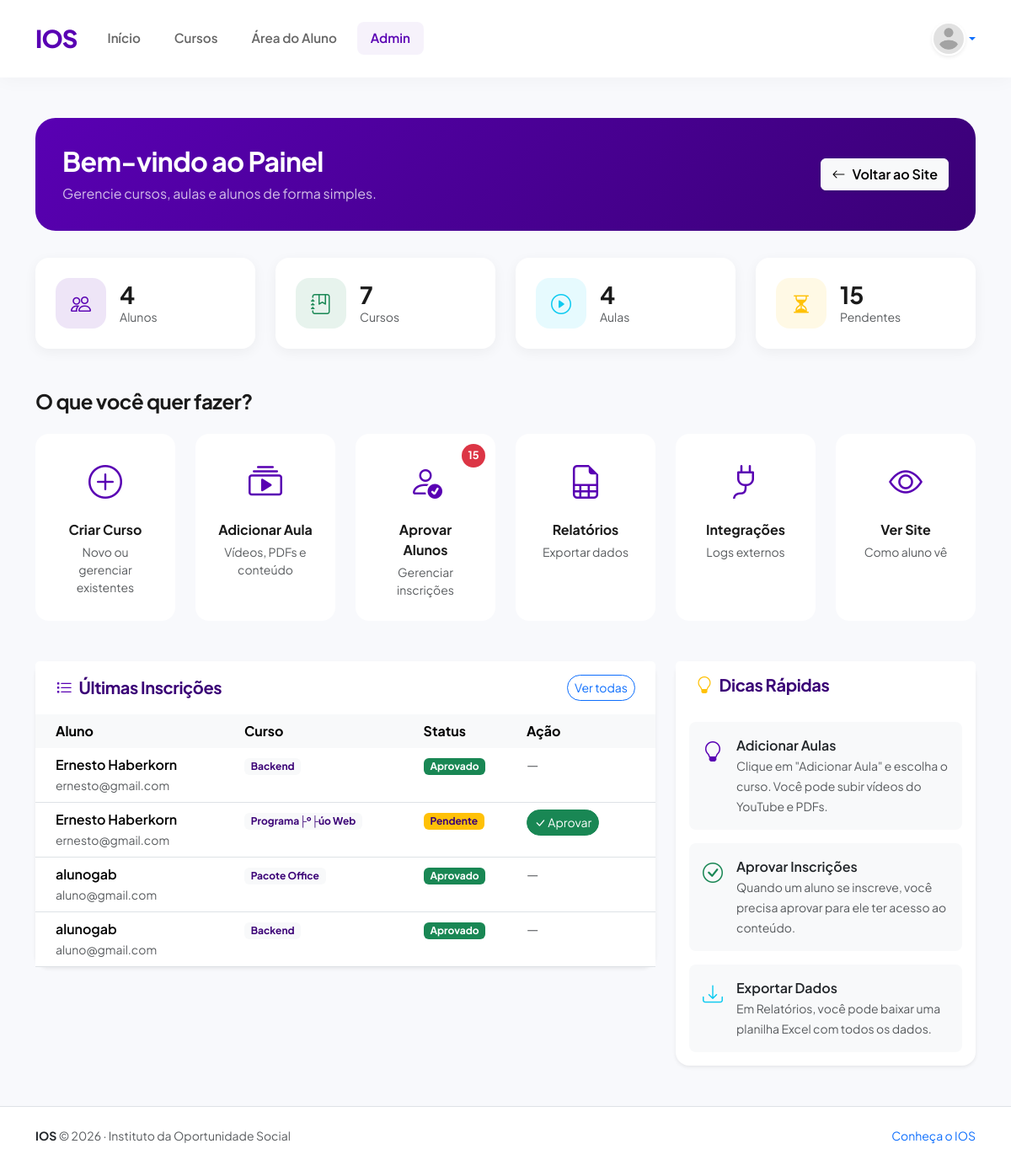
The page /admin/dashboard.php (signed in) on the database its author committed.
### tables this page shows
CREATE TABLE `inscricoes` (
  `id` int NOT NULL AUTO_INCREMENT,
  `user_id` int DEFAULT NULL,
  `curso_id` int DEFAULT NULL,
  `status` varchar(50) DEFAULT 'pendente',
  `criado_em` timestamp NULL DEFAULT CURRENT_TIMESTAMP,
  `dados_formulario` text,
  `data_inicio` date DEFAULT NULL,
  PRIMARY KEY (`id`)
);

CREATE TABLE `users` (
  `id` int NOT NULL AUTO_INCREMENT,
  `nome` varchar(100) NOT NULL,
  `email` varchar(100) NOT NULL,
  `senha` varchar(255) NOT NULL,
  `tipo` enum('aluno','admin') DEFAULT 'aluno',
  `criado_em` timestamp NULL DEFAULT CURRENT_TIMESTAMP,
  `avatar` varchar(255) DEFAULT NULL,
  PRIMARY KEY (`id`),
  UNIQUE KEY `email` (`email`)
);

CREATE TABLE `cursos` (
  `id` int NOT NULL AUTO_INCREMENT,
  `titulo` varchar(150) NOT NULL,
  `descricao` text,
  `carga_horaria` int DEFAULT NULL,
  `criado_em` timestamp NULL DEFAULT CURRENT_TIMESTAMP,
  `thumbnail` varchar(255) DEFAULT NULL,
  `pdf` varchar(255) DEFAULT NULL,
  `video_url` varchar(255) DEFAULT NULL,
  `modulo_texto` text,
  `inscricoes_abertas` tinyint(1) DEFAULT '1',
  PRIMARY KEY (`id`)
);

### partials/bootstrap.php (called while the page is built, shortened)
<?php
if (!function_exists('ios_base_path')) {
    function ios_base_path(): string
    {
        $isLocalhost = in_array($_SERVER['SERVER_NAME'] ?? '', ['localhost', '127.0.0.1'])
                       || strpos($_SERVER['SERVER_NAME'] ?? '', '.test') !== false;
        if ($isLocalhost) {
            $scriptName = str_replace('\\', '/', $_SERVER['SCRIPT_NAME'] ?? '/');
            $parts = explode('/', trim($scriptName, '/'));
            $root = $parts[0] ?? '';
            return $root !== '' ? '/' . $root : '';
        }
        return '';
    }
}
if (!function_exists('ios_url')) {
    function ios_url(string $path): string
    {
        $path = '/' . ltrim($path, '/');
        return ios_base_path() . $path;
    }
}

### admin/dashboard.php (the view, shortened to what this page needs)
<?php
require '../config/db.php';
require __DIR__ . '/../partials/bootstrap.php';
require __DIR__ . '/../partials/header.php';
$totalUsers = $conn->query("SELECT COUNT(*) as total FROM users")->fetch_assoc()['total'];
$totalCursos = $conn->query("SELECT COUNT(*) as total FROM cursos")->fetch_assoc()['total'];
$pendentes = $conn->query("SELECT COUNT(*) as total FROM inscricoes WHERE status = 'pendente' OR status = 'em_analise'")->fetch_assoc()['total'];
$totalAulas = $conn->query("SELECT COUNT(*) as total FROM aulas")->fetch_assoc()['total'];
$recentInscricoes = $conn->query("
    SELECT i.*, u.nome as aluno_nome, u.email as aluno_email, c.titulo as curso_titulo
    FROM inscricoes i
    JOIN users u ON u.id = i.user_id
    JOIN cursos c ON c.id = i.curso_id
    ORDER BY i.id DESC
    LIMIT 5
");
?>
<div class="container py-4">
    <div class="admin-hero">
        <div class="d-flex flex-column flex-lg-row justify-content-between align-items-start align-items-lg-center gap-3">
            <div>
                <h1 class="h2 fw-bold mb-2">Bem-vindo ao Painel</h1>
                <p class="mb-0 opacity-75">Gerencie cursos, aulas e alunos de forma simples.</p>
            </div>
            <a href="<?= ios_url('/index.php') ?>" class="btn btn-light fw-semibold shadow-sm">
                <i class="bi bi-arrow-left me-2"></i>Voltar ao Site
            </a>
        </div>
    </div>
    <div class="row g-4 mb-5">
        <div class="col-6 col-lg-3">
            <div class="stat-card">
                <div class="d-flex align-items-center gap-3">
                    <div class="stat-icon bg-primary bg-opacity-10 text-primary">
                        <i class="bi bi-people"></i>
                    </div>
                    <div>
                        <div class="h3 fw-bold mb-0"><?= (int)$totalUsers ?></div>
                        <div class="text-muted small">Alunos</div>
                    </div>
                </div>
            </div>
        </div>
        <div class="col-6 col-lg-3">
            <div class="stat-card">
                <div class="d-flex align-items-center gap-3">
                    <div class="stat-icon bg-success bg-opacity-10 text-success">
                        <i class="bi bi-journal-bookmark"></i>
                    </div>
                    <div>
                        <div class="h3 fw-bold mb-0"><?= (int)$totalCursos ?></div>
                        <div class="text-muted small">Cursos</div>
                    </div>
                </div>
            </div>
        </div>
        <div class="col-6 col-lg-3">
            <div class="stat-card">
                <div class="d-flex align-items-center gap-3">
                    <div class="stat-icon bg-info bg-opacity-10 text-info">
                        <i class="bi bi-play-circle"></i>
                    </div>
                    <div>
                        <div class="h3 fw-bold mb-0"><?= (int)$totalAulas ?></div>
                        <div class="text-muted small">Aulas</div>
                    </div>
                </div>
            </div>
        </div>
        <div class="col-6 col-lg-3">
            <div class="stat-card">
                <div class="d-flex align-items-center gap-3">
                    <div class="stat-icon bg-warning bg-opacity-10 text-warning">
                        <i class="bi bi-hourglass-split"></i>
                    </div>
                    <div>
                        <div class="h3 fw-bold mb-0"><?= (int)$pendentes ?></div>
                        <div class="text-muted small">Pendentes</div>
                    </div>
                </div>
            </div>
        </div>
    </div>
    <h2 class="h4 fw-bold mb-4">O que você quer fazer?</h2>
    <div class="row g-4 mb-5">
        <div class="col-6 col-md-4 col-lg-2">
            <a href="cursos.php" class="quick-action">
                <i class="bi bi-plus-circle"></i>
                <div class="fw-bold">Criar Curso</div>
                <small class="text-muted d-none d-md-block mt-1">Novo ou gerenciar existentes</small>
            </a>
        </div>
        <div class="col-6 col-md-4 col-lg-2">
            <a href="aulas.php" class="quick-action">
                <i class="bi bi-collection-play"></i>
                <div class="fw-bold">Adicionar Aula</div>
                <small class="text-muted d-none d-md-block mt-1">Vídeos, PDFs e conteúdo</small>
            </a>
        </div>
        <div class="col-6 col-md-4 col-lg-2">
            <a href="inscricoes.php" class="quick-action position-relative">
                <i class="bi bi-person-check"></i>
                <?php if($pendentes > 0): ?>
                    <span class="notification-badge"><?= $pendentes ?></span>
                <?php endif; ?>
                <div class="fw-bold">Aprovar Alunos</div>
                <small class="text-muted d-none d-md-block mt-1">Gerenciar inscrições</small>
            </a>
        </div>
        <div class="col-6 col-md-4 col-lg-2">
            <a href="relatorio_geral.php" class="quick-action">
                <i class="bi bi-file-earmark-spreadsheet"></i>
                <div class="fw-bold">Relatórios</div>
                <small class="text-muted d-none d-md-block mt-1">Exportar dados</small>
            </a>
        </div>
        <div class="col-6 col-md-4 col-lg-2">
            <a href="integracoes.php" class="quick-action">
                <i class="bi bi-plug"></i>
                <div class="fw-bold">Integrações</div>
                <small class="text-muted d-none d-md-block mt-1">Logs externos</small>
            </a>
        </div>
        <div class="col-6 col-md-4 col-lg-2">
            <a href="<?= ios_url('/cursos.php') ?>" class="quick-action" target="_blank">
                <i class="bi bi-eye"></i>
                <div class="fw-bold">Ver Site</div>
                <small class="text-muted d-none d-md-block mt-1">Como aluno vê</small>
            </a>
        </div>
    </div>
    <div class="row g-4">
        <div class="col-12 col-lg-8">
            <div class="card border-0 shadow-sm rounded-4">
                <div class="card-header bg-white border-0 py-3 px-4">
                    <div class="d-flex justify-content-between align-items-center">
                        <h5 class="fw-bold mb-0"><i class="bi bi-list-task me-2 text-primary"></i>Últimas Inscrições</h5>
                        <a href="inscricoes.php" class="btn btn-sm btn-outline-primary rounded-pill">Ver todas</a>
                    </div>
                </div>
                <div class="card-body p-0">
                    <div class="table-responsive">
                        <table class="table table-hover mb-0">
                            <thead class="table-light">
                                <tr>
                                    <th class="border-0 ps-4">Aluno</th>
                                    <th class="border-0">Curso</th>
                                    <th class="border-0">Status</th>
                                    <th class="border-0 pe-4">Ação</th>
                                </tr>
                            </thead>
                            <tbody>
                                <?php if ($recentInscricoes && $recentInscricoes->num_rows > 0): ?>
                                    <?php while ($row = $recentInscricoes->fetch_assoc()): ?>
                                    <tr>
                                        <td class="ps-4">
                                            <div class="fw-semibold"><?= htmlspecialchars($row['aluno_nome']) ?></div>
                                            <small class="text-muted"><?= htmlspecialchars($row['aluno_email']) ?></small>
                                        </td>
                                        <td>
                                            <span class="badge bg-light text-dark"><?= htmlspecialchars($row['curso_titulo']) ?></span>
                                        </td>
                                        <td>
                                            <?php
                                            $st = $row['status'];
                                            $badgeClass = match($st) {
                                                'aprovado', 'matriculado' => 'bg-success',
                                                'negado' => 'bg-danger',
                                                default => 'bg-warning text-dark'
                                            };
                                            $stLabel = match($st) {
                                                'aprovado', 'matriculado' => 'Aprovado',
                                                'negado' => 'Negado',
                                                default => 'Pendente'
                                            };
                                            ?>
                                            <span class="badge <?= $badgeClass ?>"><?= $stLabel ?></span>
                                        </td>
                                        <td class="pe-4">
                                            <?php if ($st === 'pendente' || $st === 'em_analise'): ?>
                                                <a href="inscricoes.php?aprovar=<?= $row['id'] ?>" class="btn btn-sm btn-success rounded-pill">
                                                    <i class="bi bi-check-lg"></i> Aprovar
                                                </a>
                                            <?php else: ?>
                                                <span class="text-muted">—</span>
                                            <?php endif; ?>
                                        </td>
                                    </tr>
                                    <?php endwhile; ?>
                                <?php else: ?>
                                    <tr>
                                        <td colspan="4" class="text-center text-muted py-4">Nenhuma inscrição ainda.</td>
                                    </tr>
                                <?php endif; ?>
                            </tbody>
                        </table>
                    </div>
                </div>
            </div>
        </div>
        <div class="col-12 col-lg-4">
            <div class="card border-0 shadow-sm rounded-4 h-100">
                <div class="card-header bg-white border-0 py-3 px-4">
                    <h5 class="fw-bold mb-0"><i class="bi bi-lightbulb me-2 text-warning"></i>Dicas Rápidas</h5>
                </div>
                <div class="card-body">
                    <div class="d-flex gap-3 mb-3 p-3 bg-light rounded-3">
                        <div class="text-primary"><i class="bi bi-lightbulb fs-4"></i></div>
                        <div>
                            <div class="fw-semibold">Adicionar Aulas</div>
                            <small class="text-muted">Clique em "Adicionar Aula" e escolha o curso. Você pode subir vídeos do YouTube e PDFs.</small>
                        </div>
                    </div>
                    <div class="d-flex gap-3 mb-3 p-3 bg-light rounded-3">
                        <div class="text-success"><i class="bi bi-check-circle fs-4"></i></div>
                        <div>
                            <div class="fw-semibold">Aprovar Inscrições</div>
                            <small class="text-muted">Quando um aluno se inscreve, você precisa aprovar para ele ter acesso ao conteúdo.</small>
                        </div>
                    </div>
                    <div class="d-flex gap-3 p-3 bg-light rounded-3">
                        <div class="text-info"><i class="bi bi-download fs-4"></i></div>
                        <div>
                            <div class="fw-semibold">Exportar Dados</div>
                            <small class="text-muted">Em Relatórios, você pode baixar uma planilha Excel com todos os dados.</small>
                        </div>
                    </div>
                </div>
            </div>
        </div>
    </div>
</div>
<?php require __DIR__ . '/../partials/footer.php'; ?>

### assets/css/site.css (style rules this page uses)
:root { --ios-purple: #5900b3; --ios-purple-dark: #3a0076; --ios-purple-light: #7f2ecc; --ios-white: #ffffff; --ios-gray-light: #f8f9fc; --ios-text-dark: #1a1a1a; --ios-text-muted: #666666; --bs-primary: var(--ios-purple); --bs-primary-rgb: 89, 0, 179; --bs-body-font-family: "Plus Jakarta Sans", sans-serif; --bs-btn-border-radius: 0.75rem; --shadow-sm: 0 2px 8px rgba(89, 0, 179, 0.08); --shadow-md: 0 8px 24px rgba(89, 0, 179, 0.12); --shadow-lg: 0 16px 48px rgba(89, 0, 179, 0.18); --shadow-hover: 0 20px 60px rgba(89, 0, 179, 0.25); --transition-base: all 0.3s cubic-bezier(0.25, 0.46, 0.45, 0.94); }
body { font-family: var(--bs-body-font-family); color: var(--ios-text-dark); background-color: var(--ios-gray-light); overflow-x: hidden; }
h1, h2, h3, h4, h5, h6 { font-weight: 700; color: var(--ios-purple-dark); letter-spacing: -0.02em; }
a { text-decoration: none; transition: var(--transition-base); }
.text-dark { color: var(--ios-purple-dark) !important; }

### admin/dashboard.php (style rules this page uses)
.admin-hero { background: linear-gradient(135deg, var(--ios-purple) 0%, var(--ios-purple-dark) 100%); color: white; border-radius: 24px; padding: 2rem; margin-bottom: 2rem; }
.stat-card { background: white; border-radius: 16px; padding: 1.5rem; border: none; box-shadow: 0 4px 15px rgba(0,0,0,0.05); transition: all 0.3s ease; height: 100%; }
.stat-icon { width: 60px; height: 60px; border-radius: 16px; display: flex; align-items: center; justify-content: center; font-size: 1.5rem; }
.quick-action { background: white; border-radius: 16px; padding: 1.5rem; text-align: center; border: 2px solid transparent; transition: all 0.3s ease; text-decoration: none; color: inherit; display: block; height: 100%; }
.quick-action i { font-size: 2.5rem; margin-bottom: 1rem; display: block; color: var(--ios-purple); }
.notification-badge { position: absolute; top: 10px; right: 10px; background: #dc3545; color: white; border-radius: 50%; width: 28px; height: 28px; font-size: 0.8rem; display: flex; align-items: center; justify-content: center; font-weight: bold; }

### rows shown on the page
inscricoes: user.nome "Ernesto Haberkorn", user.email "ernesto@gmail.com", curso.titulo "Backend", status "Aprovado"
inscricoes: user.nome "Ernesto Haberkorn", user.email "ernesto@gmail.com", curso.titulo "Programa├º├úo Web", status "Pendente"
inscricoes: user.nome "alunogab", user.email "aluno@gmail.com", curso.titulo "Pacote Office", status "Aprovado"
inscricoes: user.nome "alunogab", user.email "aluno@gmail.com", curso.titulo "Backend", status "Aprovado"

### other values the page prints
$totalUsers "4"
$totalCursos "7"
$totalAulas "4"
$pendentes "15"
